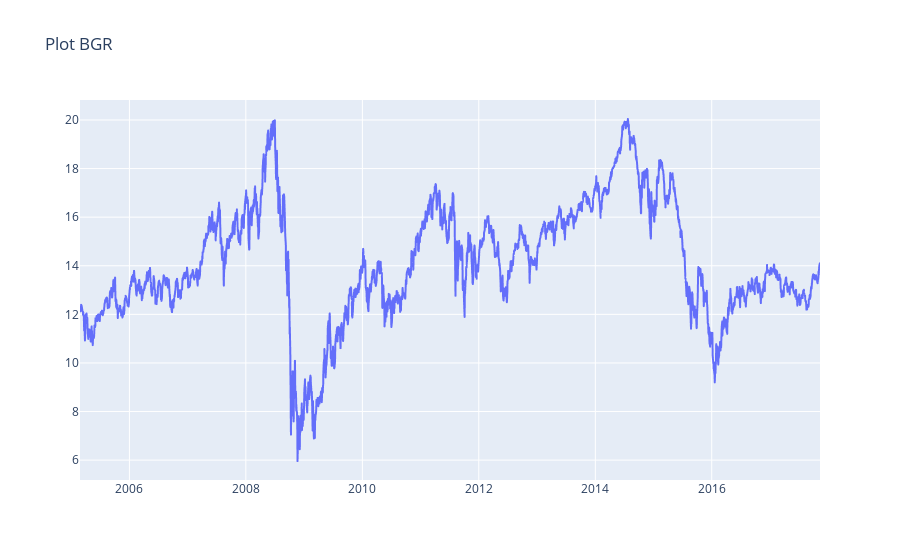

This figure's notebook cell:
### Markdown cell above
### Visualize the data

Plotly is a nice visualization library that has some interactive plot options.

### Code cell
r = lambda: random.randint(0,255)
traces = []

#for df in data:
clr = str(r()) + str(r()) + str(r())
df = df.sort_values('Date')
label = df['Label'].iloc[0]

trace = plotly.graph_objs.Scattergl(
    x=df['Date'],
    y=df['Close']#,mode='line',line=dict(color = "blue")
)
traces.append(trace)
    
layout = plotly.graph_objs.Layout(
    title='Plot '+label.split(sep='.')[0].upper(),
)
fig = plotly.graph_objs.Figure(data=traces, layout=layout)

plotly.offline.init_notebook_mode(connected=True)
plotly.offline.iplot(fig, filename='dataplot')

### Figure 1 — Plotly figure (JSON) as saved in the notebook; plotly's stock layout.template omitted (floating-point values rounded to 4 significant figures; data arrays with more than 128 entries replaced by an {"elided": "..."} marker saying what was removed)
{"data": [{"type": "scattergl", "x": {"elided": "3201 str values"}, "y": {"elided": "3201 float values"}}], "layout": {"title": {"text": "Plot BGR"}}}
